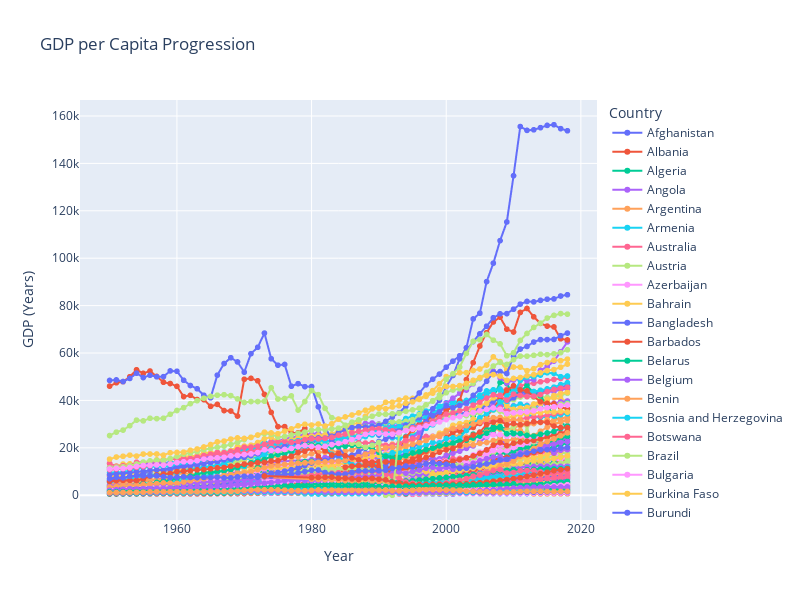

Notebook code for this chart:
### Code cell
fig = px.line(df_merged, x='Year', y='gdppc', color='Country',
             title='GDP per Capita Progression',
             labels={'gdppc':'GDP (Years)'},
             hover_data=['Country'], markers=True, width=800, height=600)
fig.show()
